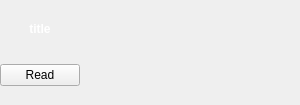
<?xml version="1.0" encoding="UTF-8"?>
<ui version="4.0">
 <class>Form</class>
 <widget class="QWidget" name="Form">
  <property name="geometry">
   <rect>
    <x>0</x>
    <y>0</y>
    <width>300</width>
    <height>105</height>
   </rect>
  </property>
  <property name="sizePolicy">
   <sizepolicy hsizetype="Maximum" vsizetype="Maximum">
    <horstretch>0</horstretch>
    <verstretch>0</verstretch>
   </sizepolicy>
  </property>
  <property name="minimumSize">
   <size>
    <width>100</width>
    <height>105</height>
   </size>
  </property>
  <property name="maximumSize">
   <size>
    <width>300</width>
    <height>105</height>
   </size>
  </property>
  <property name="windowTitle">
   <string>Form</string>
  </property>
  <property name="styleSheet">
   <string notr="true">QFrame.PeripheralCollection{
border-top-left-radius: 10px;
border-top-right-radius: 10px;
border-bottom-right-radius: 10px;
border-bottom-left-radius: 10px;
border: 1px solid black;
background: qlineargradient(x1: 0, y1: 0, x2: 0, y2: 1,
stop: 0 rgb(97, 146, 121), stop: 0.5 rgb(65, 89, 111));

}
QLabel {
color: white;
font-weight: bold;
background:transparent;
}
</string>
  </property>
  <layout class="QGridLayout" name="gridLayout">
   <property name="verticalSpacing">
    <number>2</number>
   </property>
   <property name="margin">
    <number>0</number>
   </property>
   <item row="0" column="0">
    <widget class="QFrame" name="widgetFrameOuter">
     <property name="sizePolicy">
      <sizepolicy hsizetype="Preferred" vsizetype="MinimumExpanding">
       <horstretch>0</horstretch>
       <verstretch>0</verstretch>
      </sizepolicy>
     </property>
     <property name="minimumSize">
      <size>
       <width>300</width>
       <height>0</height>
      </size>
     </property>
     <property name="styleSheet">
      <string notr="true"/>
     </property>
     <property name="frameShape">
      <enum>QFrame::NoFrame</enum>
     </property>
     <property name="frameShadow">
      <enum>QFrame::Raised</enum>
     </property>
     <property name="class" stdset="0">
      <string>ControlWidget</string>
     </property>
     <layout class="QGridLayout" name="gridLayout_2">
      <property name="margin">
       <number>0</number>
      </property>
      <property name="spacing">
       <number>0</number>
      </property>
      <item row="0" column="0">
       <widget class="QLabel" name="title">
        <property name="sizePolicy">
         <sizepolicy hsizetype="Preferred" vsizetype="Maximum">
          <horstretch>0</horstretch>
          <verstretch>0</verstretch>
         </sizepolicy>
        </property>
        <property name="font">
         <font>
          <pointsize>9</pointsize>
          <weight>75</weight>
          <bold>true</bold>
         </font>
        </property>
        <property name="text">
         <string>title</string>
        </property>
        <property name="alignment">
         <set>Qt::AlignCenter</set>
        </property>
       </widget>
      </item>
      <item row="0" column="1" rowspan="2">
       <widget class="QFrame" name="ImageFrame">
        <property name="sizePolicy">
         <sizepolicy hsizetype="Expanding" vsizetype="Expanding">
          <horstretch>0</horstretch>
          <verstretch>0</verstretch>
         </sizepolicy>
        </property>
        <property name="minimumSize">
         <size>
          <width>90</width>
          <height>70</height>
         </size>
        </property>
        <property name="styleSheet">
         <string notr="true"/>
        </property>
        <layout class="QGridLayout" name="gridLayout_3">
         <property name="leftMargin">
          <number>0</number>
         </property>
         <property name="topMargin">
          <number>2</number>
         </property>
         <property name="rightMargin">
          <number>0</number>
         </property>
         <property name="bottomMargin">
          <number>0</number>
         </property>
         <property name="horizontalSpacing">
          <number>0</number>
         </property>
         <property name="verticalSpacing">
          <number>2</number>
         </property>
         <item row="0" column="0" rowspan="2">
          <widget class="QLabel" name="value">
           <property name="font">
            <font>
             <pointsize>20</pointsize>
             <weight>75</weight>
             <bold>true</bold>
            </font>
           </property>
           <property name="text">
            <string/>
           </property>
           <property name="scaledContents">
            <bool>true</bool>
           </property>
           <property name="alignment">
            <set>Qt::AlignCenter</set>
           </property>
          </widget>
         </item>
        </layout>
       </widget>
      </item>
      <item row="1" column="0">
       <widget class="QPushButton" name="pushButton">
        <property name="text">
         <string>Read</string>
        </property>
        <property name="autoRepeat">
         <bool>true</bool>
        </property>
       </widget>
      </item>
     </layout>
    </widget>
   </item>
  </layout>
 </widget>
 <resources/>
 <connections>
  <connection>
   <sender>pushButton</sender>
   <signal>clicked()</signal>
   <receiver>Form</receiver>
   <slot>read()</slot>
   <hints>
    <hint type="sourcelabel">
     <x>67</x>
     <y>87</y>
    </hint>
    <hint type="destinationlabel">
     <x>104</x>
     <y>45</y>
    </hint>
   </hints>
  </connection>
 </connections>
 <slots>
  <slot>read()</slot>
 </slots>
</ui>
